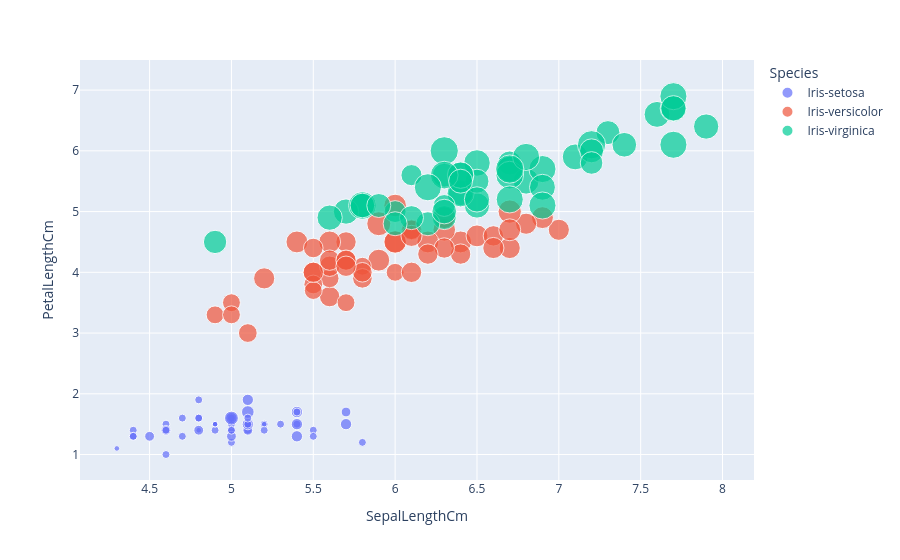

This figure's notebook cell:
### Code cell
fig = px.scatter(iris, x = 'SepalLengthCm', y = 'PetalLengthCm', color = 'Species', size = sizes, hover_data = ['PetalWidthCm'])
fig.show()

### Figure 1 — Plotly figure (JSON) as saved in the notebook; plotly's stock layout.template omitted (floating-point values rounded to 4 significant figures)
{"data": [{"customdata": [[0.2], [0.2], [0.2], [0.2], [0.2], [0.4], [0.3], [0.2], [0.2], [0.1], [0.2], [0.2], [0.1], [0.1], [0.2], [0.4], [0.4], [0.3], [0.3], [0.3], [0.2], [0.4], [0.2], [0.5], [0.2], [0.2], [0.4], [0.2], [0.2], [0.2], [0.2], [0.4], [0.1], [0.2], [0.1], [0.2], [0.2], [0.1], [0.2], [0.2], [0.3], [0.3], [0.2], [0.6], [0.4], [0.3], [0.2], [0.2], [0.2], [0.2]], "hovertemplate": "Species=Iris-setosa<br>SepalLengthCm=%{x}<br>PetalLengthCm=%{y}<br>size=%{marker.size}<br>PetalWidthCm=%{customdata[0]}<extra></extra>", "legendgroup": "Iris-setosa", "marker": {"color": "#636efa", "size": [0.08, 0.08, 0.08, 0.08, 0.08, 0.16, 0.12, 0.08, 0.08, 0.04, 0.08, 0.08, 0.04, 0.04, 0.08, 0.16, 0.16, 0.12, 0.12, 0.12, 0.08, 0.16, 0.08, 0.2, 0.08, 0.08, 0.16, 0.08, 0.08, 0.08, 0.08, 0.16, 0.04, 0.08, 0.04, 0.08, 0.08, 0.04, 0.08, 0.08, 0.12, 0.12, 0.08, 0.24, 0.16, 0.12, 0.08, 0.08, 0.08, 0.08], "sizemode": "area", "sizeref": 0.0025, "symbol": "circle"}, "mode": "markers", "name": "Iris-setosa", "orientation": "v", "showlegend": true, "type": "scatter", "x": [5.1, 4.9, 4.7, 4.6, 5.0, 5.4, 4.6, 5.0, 4.4, 4.9, 5.4, 4.8, 4.8, 4.3, 5.8, 5.7, 5.4, 5.1, 5.7, 5.1, 5.4, 5.1, 4.6, 5.1, 4.8, 5.0, 5.0, 5.2, 5.2, 4.7, 4.8, 5.4, 5.2, 5.5, 4.9, 5.0, 5.5, 4.9, 4.4, 5.1, 5.0, 4.5, 4.4, 5.0, 5.1, 4.8, 5.1, 4.6, 5.3, 5.0], "xaxis": "x", "y": [1.4, 1.4, 1.3, 1.5, 1.4, 1.7, 1.4, 1.5, 1.4, 1.5, 1.5, 1.6, 1.4, 1.1, 1.2, 1.5, 1.3, 1.4, 1.7, 1.5, 1.7, 1.5, 1.0, 1.7, 1.9, 1.6, 1.6, 1.5, 1.4, 1.6, 1.6, 1.5, 1.5, 1.4, 1.5, 1.2, 1.3, 1.5, 1.3, 1.5, 1.3, 1.3, 1.3, 1.6, 1.9, 1.4, 1.6, 1.4, 1.5, 1.4], "yaxis": "y"}, {"customdata": [[1.4], [1.5], [1.5], [1.3], [1.5], [1.3], [1.6], [1.0], [1.3], [1.4], [1.0], [1.5], [1.0], [1.4], [1.3], [1.4], [1.5], [1.0], [1.5], [1.1], [1.8], [1.3], [1.5], [1.2], [1.3], [1.4], [1.4], [1.7], [1.5], [1.0], [1.1], [1.0], [1.2], [1.6], [1.5], [1.6], [1.5], [1.3], [1.3], [1.3], [1.2], [1.4], [1.2], [1.0], [1.3], [1.2], [1.3], [1.3], [1.1], [1.3]], "hovertemplate": "Species=Iris-versicolor<br>SepalLengthCm=%{x}<br>PetalLengthCm=%{y}<br>size=%{marker.size}<br>PetalWidthCm=%{customdata[0]}<extra></extra>", "legendgroup": "Iris-versicolor", "marker": {"color": "#EF553B", "size": [0.56, 0.6, 0.6, 0.52, 0.6, 0.52, 0.64, 0.4, 0.52, 0.56, 0.4, 0.6, 0.4, 0.56, 0.52, 0.56, 0.6, 0.4, 0.6, 0.44, 0.72, 0.52, 0.6, 0.48, 0.52, 0.56, 0.56, 0.68, 0.6, 0.4, 0.44, 0.4, 0.48, 0.64, 0.6, 0.64, 0.6, 0.52, 0.52, 0.52, 0.48, 0.56, 0.48, 0.4, 0.52, 0.48, 0.52, 0.52, 0.44, 0.52], "sizemode": "area", "sizeref": 0.0025, "symbol": "circle"}, "mode": "markers", "name": "Iris-versicolor", "orientation": "v", "showlegend": true, "type": "scatter", "x": [7.0, 6.4, 6.9, 5.5, 6.5, 5.7, 6.3, 4.9, 6.6, 5.2, 5.0, 5.9, 6.0, 6.1, 5.6, 6.7, 5.6, 5.8, 6.2, 5.6, 5.9, 6.1, 6.3, 6.1, 6.4, 6.6, 6.8, 6.7, 6.0, 5.7, 5.5, 5.5, 5.8, 6.0, 5.4, 6.0, 6.7, 6.3, 5.6, 5.5, 5.5, 6.1, 5.8, 5.0, 5.6, 5.7, 5.7, 6.2, 5.1, 5.7], "xaxis": "x", "y": [4.7, 4.5, 4.9, 4.0, 4.6, 4.5, 4.7, 3.3, 4.6, 3.9, 3.5, 4.2, 4.0, 4.7, 3.6, 4.4, 4.5, 4.1, 4.5, 3.9, 4.8, 4.0, 4.9, 4.7, 4.3, 4.4, 4.8, 5.0, 4.5, 3.5, 3.8, 3.7, 3.9, 5.1, 4.5, 4.5, 4.7, 4.4, 4.1, 4.0, 4.4, 4.6, 4.0, 3.3, 4.2, 4.2, 4.2, 4.3, 3.0, 4.1], "yaxis": "y"}, {"customdata": [[2.5], [1.9], [2.1], [1.8], [2.2], [2.1], [1.7], [1.8], [1.8], [2.5], [2.0], [1.9], [2.1], [2.0], [2.4], [2.3], [1.8], [2.2], [2.3], [1.5], [2.3], [2.0], [2.0], [1.8], [2.1], [1.8], [1.8], [1.8], [2.1], [1.6], [1.9], [2.0], [2.2], [1.5], [1.4], [2.3], [2.4], [1.8], [1.8], [2.1], [2.4], [2.3], [1.9], [2.3], [2.5], [2.3], [1.9], [2.0], [2.3], [1.8]], "hovertemplate": "Species=Iris-virginica<br>SepalLengthCm=%{x}<br>PetalLengthCm=%{y}<br>size=%{marker.size}<br>PetalWidthCm=%{customdata[0]}<extra></extra>", "legendgroup": "Iris-virginica", "marker": {"color": "#00cc96", "size": [1.0, 0.76, 0.84, 0.72, 0.88, 0.84, 0.68, 0.72, 0.72, 1.0, 0.8, 0.76, 0.84, 0.8, 0.96, 0.92, 0.72, 0.88, 0.92, 0.6, 0.92, 0.8, 0.8, 0.72, 0.84, 0.72, 0.72, 0.72, 0.84, 0.64, 0.76, 0.8, 0.88, 0.6, 0.56, 0.92, 0.96, 0.72, 0.72, 0.84, 0.96, 0.92, 0.76, 0.92, 1.0, 0.92, 0.76, 0.8, 0.92, 0.72], "sizemode": "area", "sizeref": 0.0025, "symbol": "circle"}, "mode": "markers", "name": "Iris-virginica", "orientation": "v", "showlegend": true, "type": "scatter", "x": [6.3, 5.8, 7.1, 6.3, 6.5, 7.6, 4.9, 7.3, 6.7, 7.2, 6.5, 6.4, 6.8, 5.7, 5.8, 6.4, 6.5, 7.7, 7.7, 6.0, 6.9, 5.6, 7.7, 6.3, 6.7, 7.2, 6.2, 6.1, 6.4, 7.2, 7.4, 7.9, 6.4, 6.3, 6.1, 7.7, 6.3, 6.4, 6.0, 6.9, 6.7, 6.9, 5.8, 6.8, 6.7, 6.7, 6.3, 6.5, 6.2, 5.9], "xaxis": "x", "y": [6.0, 5.1, 5.9, 5.6, 5.8, 6.6, 4.5, 6.3, 5.8, 6.1, 5.1, 5.3, 5.5, 5.0, 5.1, 5.3, 5.5, 6.7, 6.9, 5.0, 5.7, 4.9, 6.7, 4.9, 5.7, 6.0, 4.8, 4.9, 5.6, 5.8, 6.1, 6.4, 5.6, 5.1, 5.6, 6.1, 5.6, 5.5, 4.8, 5.4, 5.6, 5.1, 5.1, 5.9, 5.7, 5.2, 5.0, 5.2, 5.4, 5.1], "yaxis": "y"}], "layout": {"legend": {"itemsizing": "constant", "title": {"text": "Species"}, "tracegroupgap": 0}, "margin": {"t": 60}, "xaxis": {"anchor": "y", "domain": [0, 1], "title": {"text": "SepalLengthCm"}}, "yaxis": {"anchor": "x", "domain": [0, 1], "title": {"text": "PetalLengthCm"}}}}
